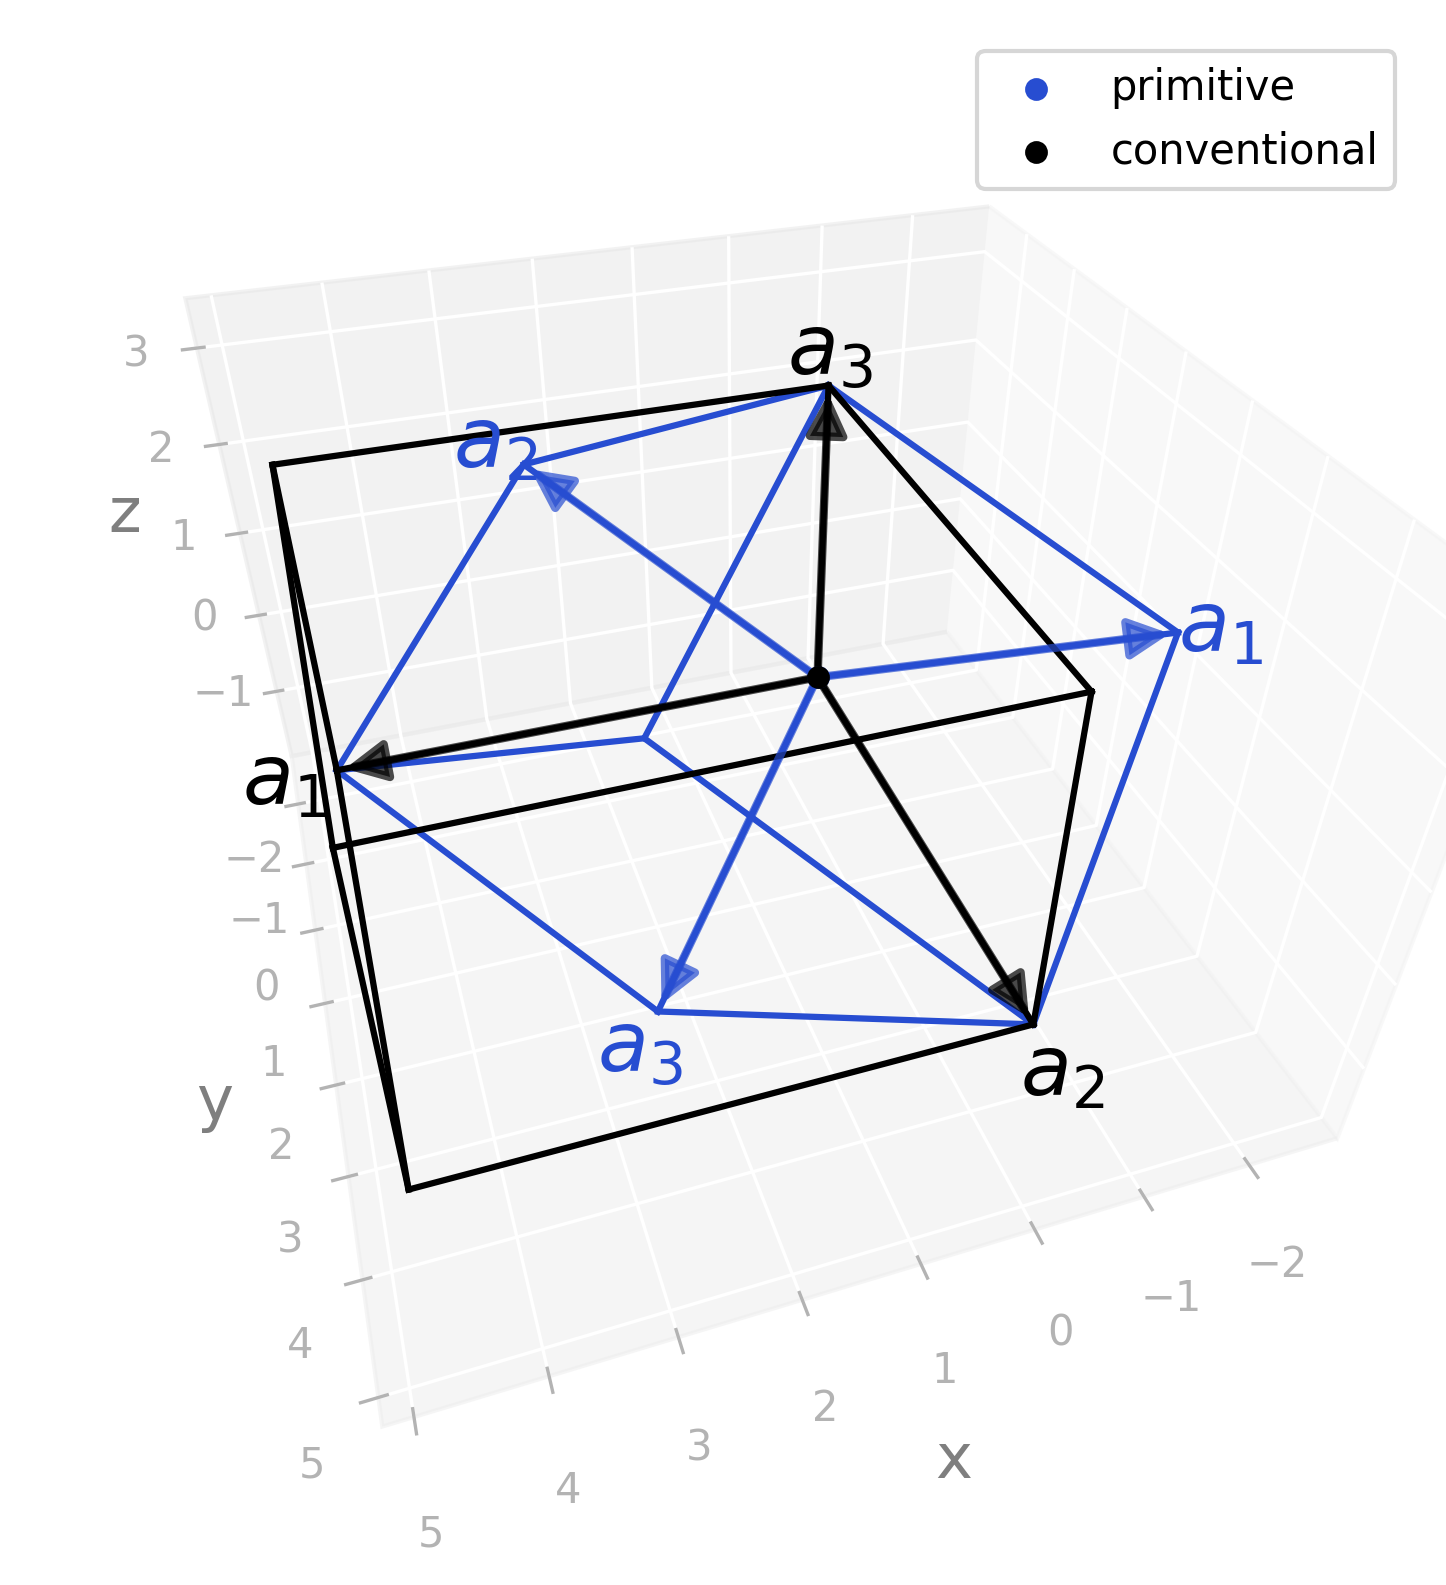

Write Python code to recreate this figure.
import radtools as rad

l = rad.lattice_example(f"BCT1")
l.plot(
    "primitive",
    label="primitive",
)
l.legend()
l.plot(
    "conventional",
    label="conventional",
    colour="black"
)
l.legend()
# Save an image:
l.savefig(
    "bct1_real.png",
    elev=37,
    azim=72,
    dpi=300,
   bbox_inches="tight",
)
# Interactive plot:
l.show(elev=37, azim=72)
